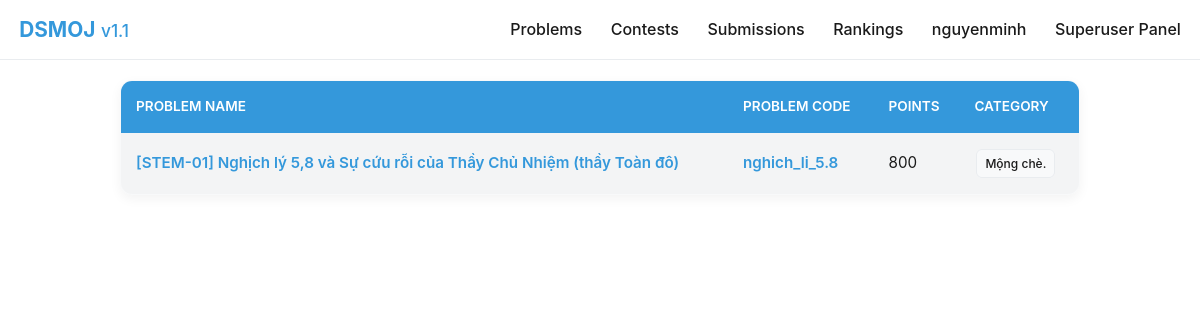
/problems/ (signed in), run on an earlier commit of the app's database.
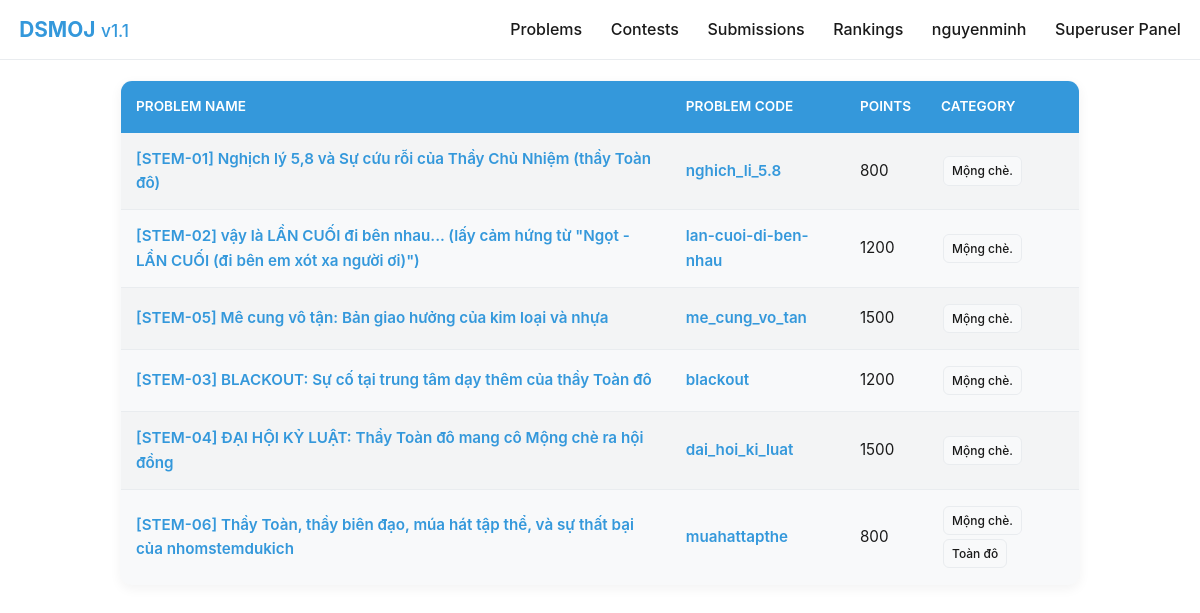
And on a later commit of the database.
### judge/models.py (models this page shows, shortened)
class Problem(models.Model):
    title = models.CharField(max_length=200)
    description = MarkdownxField()
    time_limit = models.FloatField(default=1.0) # Giây
    memory_limit = models.IntegerField(default=256000) # KB
    test_cases = models.JSONField(null=True,blank=True)
    difficulty = models.IntegerField(default=800)
    problem_code = models.CharField(max_length=200, default="")
    categories = models.ManyToManyField(Category, related_name="problems")
    show_test = models.BooleanField(default=True)
    is_for_contest = models.BooleanField(default=False)

class Category(models.Model):
    name = models.CharField(max_length=100, unique=True) # Ví dụ: "Drama", "Logic", "NĐ-147"
    slug = models.SlugField(unique=True) # Để lọc URL: /problems/category/drama/
    description = models.TextField(blank=True) # Mô tả ngắn về loại bài này
    class Meta:
        verbose_name = "Category" # Tên hiện khi ở trang chỉnh sửa (số ít)
        verbose_name_plural = "Categories" # Tên hiện ở menu chính (số nhiều) - FIX CÁI "CATEGORYS"
        ordering = ['name'] # Tự động sắp xếp theo bảng chữ cái cho nó ngăn nắp

### judge/views.py (the view)
# urls.py: path('problems/', views.problems, name="problems_list"),
def problems(request):
    now = timezone.now()
    user = request.user
    active_contest = user.contests_joined.filter(start_time__lte=now, end_time__gte=now).first()
    is_focused = request.session.get('is_focused', True)
    if active_contest and is_focused:
        problems = active_contest.problem.all()
        show_contest_mode = True
    else:
        problems = Problem.objects.filter(is_for_contest = False)
        show_contest_mode = False
    return render(request, 'problems.html', {
        'problems': problems,
        'active_contest': active_contest,
        'show_contest_mode': show_contest_mode,
        'is_focused': is_focused
    })

### judge/context_processors.py (called while the page is built)
def contest_status(request):
    now = timezone.now()
    user = request.user
    active_contest = None
    if user.is_authenticated:
        active_contest = user.contests_joined.filter(
            start_time__lte=now,
            end_time__gte=now
        ).first()
    show_contest_mode = request.session.get('is_focused', True)
    return {
        'active_contest': active_contest,
        'show_contest_mode': show_contest_mode,
    }

### judge/templates/problems.html (shortened to what this page needs)
<!DOCTYPE html>
<html lang="vi">
<head>
    <link rel="stylesheet" href="https://cdn.jsdelivr.net/npm/katex@0.16.9/dist/katex.min.css">
</head>
<body>
    <div class="nav-wrapper">
        <nav>
            <div class="logo">
                <a href="/"><strong>DSMOJ</strong> <small>v1.1</small></a>
            </div>
            <div class="menu">
                <a href="/problems/">Problems</a>
                <a href="/contests/">Contests</a>
                <a href="/submissions/">Submissions</a>
                <a href="/rankings/">Rankings</a>
                {% if user.is_authenticated %}
                    <a href="/profile/{{user.username}}">{{ user.username }}</a>
                    {%if user.is_superuser %}
                    <a href="/admin/">Superuser Panel</a>
                    {%elif user.is_staff%}
                    <a href="/admin/">Admin Panel</a>
                    {%endif%}
                {% else %}
                    <a href="/login/">Login</a>
                {% endif %}
            </div>
        </nav>
    </div>
    <table>
        <tr>
            <th>Problem name</th>
            <th>Problem code</th>
            <th>Points</th>
            <th>Category</th>
        </tr>
        {% for i in problems %}
        <tr>
            <td><a href="/problem/{{i.problem_code}}">{{i.title}}</a></td>
            <td><a href="/problem/{{i.problem_code}}">{{i.problem_code}}</a></td>
            <td>{{i.difficulty}}</td>
            <td>
                {% for cat in i.categories.all %}
                    <span class="badge">{{ cat.name }}</span>
                {% empty %}
                    <span class="text-muted">Chưa phân loại</span>
                {% endfor %}
            </td>
        </tr>
        {% empty %}
        <tr>
            <td colspan="4" style="text-align: center; padding: 20px; color: #888;">
                Không có bài tập nào khả dụng.
            </td>
        </tr>
        {% endfor %}
    </table>
</body>
</html>

### judge/templates/problems.html (style rules this page uses)
:root { --bg: #ffffff; --text: #1a1a1a; --primary: #3498db; --success: #2ecc71; --error: #e74c3c; --gray-light: #f8f9fa; --gray-medium: #e9ecef; --code-bg: #2d3436; }
body { font-family: 'Inter', system-ui, -apple-system, sans-serif; line-height: 1.6; color: var(--text); background-color: var(--bg); margin: 0; padding: 0; }
.nav-wrapper { width: 100%; background: var(--bg); border-bottom: 1px solid var(--gray-medium); position: sticky; top: 0; z-index: 1000; }
nav { margin: 0 auto; padding: 0.8rem 1.2rem; display: flex; justify-content: space-between; align-items: center; }
nav a { color: var(--text); text-decoration: none; font-weight: 500; margin-left: 1.5rem; }
.logo a { margin-left: 0; color: var(--primary) !important; font-size: 1.3rem; }
table { width: 80%; border-collapse: collapse; background: var(--gray-light); border-radius: 12px; overflow: hidden; border: 1px solid var(--gray-medium); box-shadow: 0 4px 12px rgba(0,0,0,0.05); margin: auto; margin-top: 20px; }
th { background: var(--primary); color: white; text-align: left; padding: 15px; font-weight: 600; text-transform: uppercase; font-size: 0.85rem; }
td { padding: 14px 15px; border-bottom: 1px solid var(--gray-medium); font-size: 0.95rem; }
tr:nth-child(even) { background: rgba(0,0,0,0.02); }
.badge { border: 1px solid var(--gray-medium); padding: 4px 8px; border-radius: 6px; background-color: var(--gray-light); color: var(--text); font-size: 12px; font-weight: 500; display: inline-block; margin: 2px; }
td a { color: var(--primary); text-decoration: none; font-weight: 600; }

What changed in the data, as far as the page shows it:
added Problem: title "[STEM-02] vậy là LẦN CUỐI đi bên nhau... (lấy cảm hứng từ \"Ngọt - LẦN CUỐI (đi bên em xót xa người ơi)\")", problem_code "lan-cuoi-di-ben-nhau", difficulty "1200", Category (name "Mộng chè.")
added Problem: title "[STEM-05] Mê cung vô tận: Bản giao hưởng của kim loại và nhựa", problem_code "me_cung_vo_tan", difficulty "1500", Category (name "Mộng chè.")
added Problem: title "[STEM-03] BLACKOUT: Sự cố tại trung tâm dạy thêm của thầy Toàn đô", problem_code "blackout", difficulty "1200", Category (name "Mộng chè.")
added Problem: title "[STEM-04] ĐẠI HỘI KỶ LUẬT: Thầy Toàn đô mang cô Mộng chè ra hội đồng", problem_code "dai_hoi_ki_luat", difficulty "1500", Category (name "Mộng chè.")
added Problem: title "[STEM-06] Thầy Toàn, thầy biên đạo, múa hát tập thể, và sự thất bại của nhomstemdukich", problem_code "muahattapthe", difficulty "800", Category (name "Mộng chè.")
added Category: name "Toàn đô", shown under "muahattapthe"
